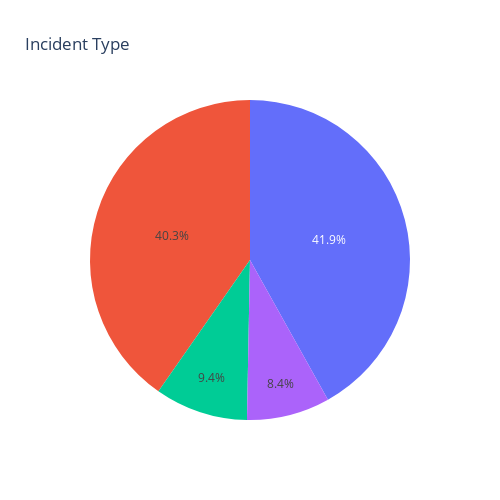

Here is the notebook cell this chart was saved with:
### Code cell
px.pie (values=data.incident_type.value_counts().values,title='Incident Type',width=500,height=500)

### Figure 1 — Plotly figure (JSON) as saved in the notebook; plotly's stock layout.template omitted (floating-point values rounded to 4 significant figures)
{"data": [{"domain": {"x": [0, 1], "y": [0, 1]}, "hovertemplate": "value=%{value}<extra></extra>", "legendgroup": "", "name": "", "showlegend": false, "type": "pie", "values": [419, 403, 94, 84]}], "layout": {"height": 500, "legend": {"tracegroupgap": 0}, "title": {"text": "Incident Type"}, "width": 500}}
